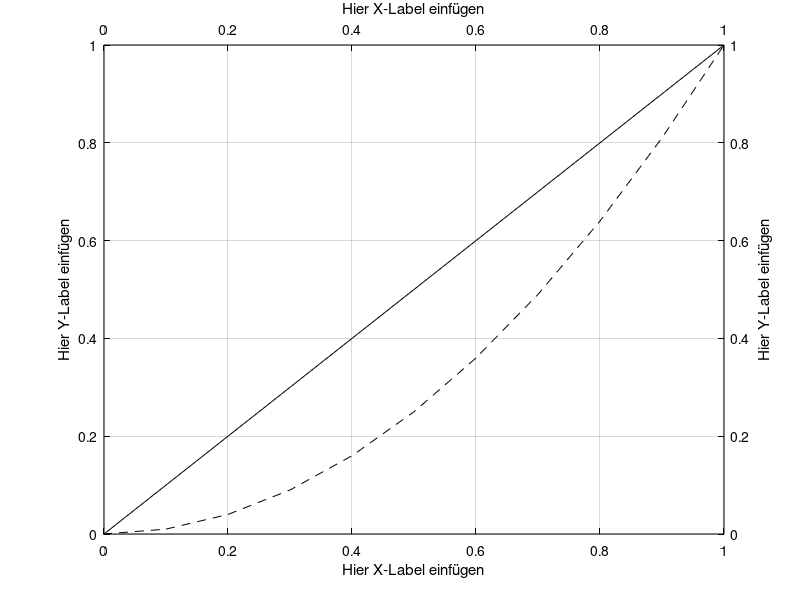

Source code (MATLAB):
%==========================================================================
        %|>> Testdaten zum plotten. Durch eigenen Kram ersetzen <<|%
%=========================================================================
x = -1:0.1:1;
y1 = polyval([1,0,0],x);
y2 = polyval([0,1,0],x);
%==========================================================================    
%=========================================================================

% Beschriftung der X-Achsen
x_label = "Hier X-Label einfügen";
% Beschriftung der Y-Achsen
y_label = "Hier Y-Label einfügen";

%Eine leere Figure erzeugen und eine Referenz darauf in f speichern
f = figure; 

% ein neues Achsensystem erzeugen, das die Figure f als Parent bekommt und
% die untere X- und linke Y-Achse enthält
ax1 = axes('Parent',f,'XAxisLocation','bottom','YAxisLocation','left','XColor','k','YColor','k');

% ein zweites Achsensystem erstellen, das denselben Parent bekommt, die
% anderen beiden Achsen enthält und als Position die Position des ersten
% Systems übernimmt. Außerdem ist dieses Achsensystem auf 'Color'='none'
% gestellt um zu verhindern, dass die darunterliegende Achse verdeckt wird.
ax2 = axes('Parent',f,'Position',get(ax1,'Position'),'Color','none','XAxisLocation','top','YAxisLocation','right','XColor','k','YColor','k');
%=========================================================================
                    %|>> HIER WIRD GEPLOTTET <<|%
%=========================================================================

% benutze line anstelle von plot um zu plotten. anstelle einer LineSpec
% müssen linienfarbe und -stil einzeln spezifiziert werden. 
line(x,y1,'Parent',ax2,'Color','k','LineStyle','--','Marker','none');
line(x,y2,'Parent',ax2,'Color','k','LineStyle','-','Marker','none');
%=========================================================================
%=========================================================================

%linkaxes verlinkt die X- und Y-Achsen beider Achsensysteme so, dass beide
%simultan verschoben werden, wenn du den Sichtbereich anpasst.
linkaxes([ax1,ax2],'xy');

% unteres X-Label
xlabel(ax1,x_label)
% oberes X-label
xlabel(ax2,x_label)

% linkes Y-Label
ylabel(ax1,y_label)
% rechtes Y-Label
ylabel(ax2,y_label)

% optional für bessere Ablesbarkeit:
grid on %or off